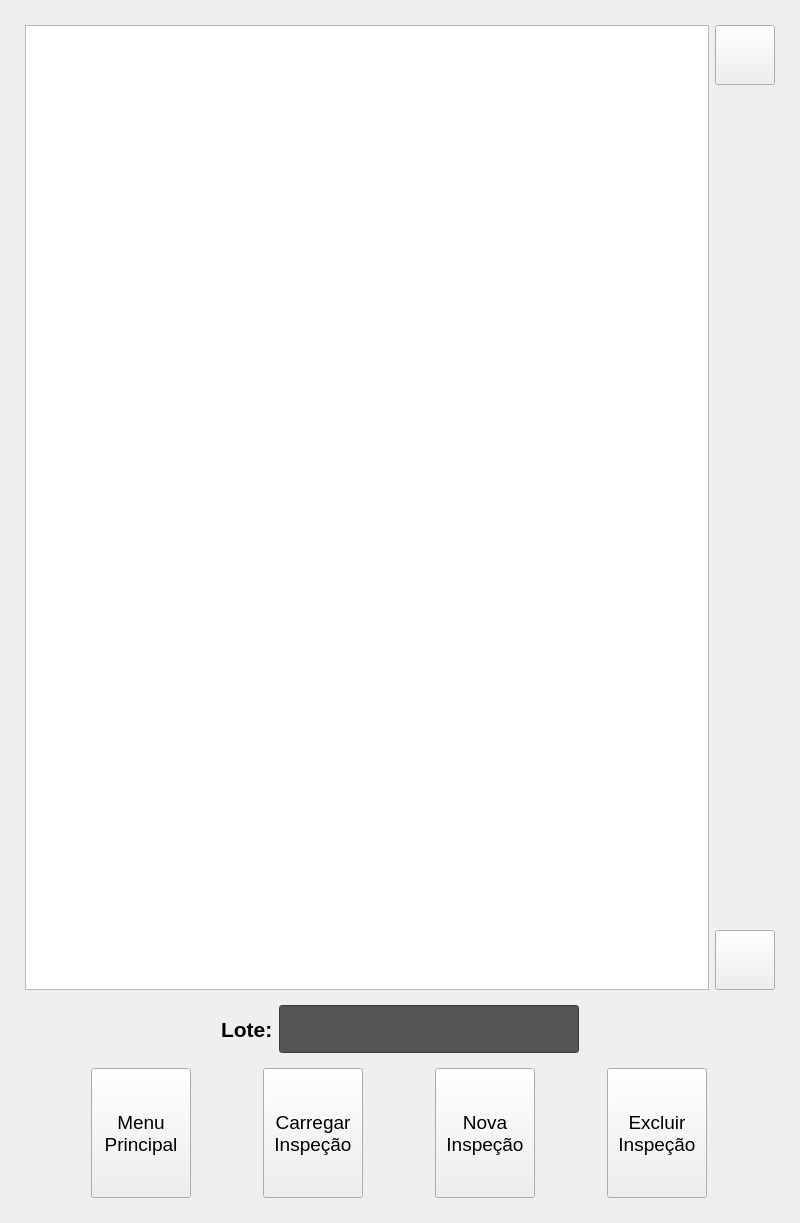
<?xml version="1.0" encoding="UTF-8"?>
<ui version="4.0">
 <class>FormProductsV</class>
 <widget class="QWidget" name="FormProductsV">
  <property name="geometry">
   <rect>
    <x>0</x>
    <y>0</y>
    <width>800</width>
    <height>1223</height>
   </rect>
  </property>
  <property name="windowTitle">
   <string>Form</string>
  </property>
  <layout class="QVBoxLayout" name="verticalLayout_2">
   <property name="leftMargin">
    <number>25</number>
   </property>
   <property name="topMargin">
    <number>25</number>
   </property>
   <property name="rightMargin">
    <number>25</number>
   </property>
   <property name="bottomMargin">
    <number>25</number>
   </property>
   <item>
    <layout class="QHBoxLayout" name="horizontalLayout_2">
     <item>
      <widget class="QListWidget" name="listWidget">
       <property name="font">
        <font>
         <pointsize>28</pointsize>
        </font>
       </property>
       <property name="verticalScrollBarPolicy">
        <enum>Qt::ScrollBarAlwaysOff</enum>
       </property>
       <property name="horizontalScrollBarPolicy">
        <enum>Qt::ScrollBarAlwaysOff</enum>
       </property>
       <property name="spacing">
        <number>16</number>
       </property>
      </widget>
     </item>
     <item>
      <layout class="QVBoxLayout" name="verticalLayout">
       <item>
        <widget class="ButtonBeR" name="btn_up">
         <property name="minimumSize">
          <size>
           <width>60</width>
           <height>60</height>
          </size>
         </property>
         <property name="maximumSize">
          <size>
           <width>60</width>
           <height>60</height>
          </size>
         </property>
         <property name="focusPolicy">
          <enum>Qt::NoFocus</enum>
         </property>
         <property name="text">
          <string/>
         </property>
         <property name="icon">
          <iconset resource="../res/icons.qrc">
           <normaloff>:/icons/arrow-3-up_0.png</normaloff>:/icons/arrow-3-up_0.png</iconset>
         </property>
         <property name="iconSize">
          <size>
           <width>16</width>
           <height>16</height>
          </size>
         </property>
         <property name="bgIcon">
          <iconset resource="../res/icons.qrc">
           <normaloff>:/icons/bt-blank.png</normaloff>
           <normalon>:/icons/bt-blank_pressed.png</normalon>:/icons/bt-blank.png</iconset>
         </property>
         <property name="bgIconSize">
          <size>
           <width>60</width>
           <height>60</height>
          </size>
         </property>
        </widget>
       </item>
       <item>
        <spacer name="verticalSpacer">
         <property name="orientation">
          <enum>Qt::Vertical</enum>
         </property>
         <property name="sizeHint" stdset="0">
          <size>
           <width>20</width>
           <height>40</height>
          </size>
         </property>
        </spacer>
       </item>
       <item>
        <widget class="ButtonBeR" name="btn_down">
         <property name="minimumSize">
          <size>
           <width>60</width>
           <height>60</height>
          </size>
         </property>
         <property name="maximumSize">
          <size>
           <width>60</width>
           <height>60</height>
          </size>
         </property>
         <property name="focusPolicy">
          <enum>Qt::NoFocus</enum>
         </property>
         <property name="text">
          <string/>
         </property>
         <property name="icon">
          <iconset resource="../res/icons.qrc">
           <normaloff>:/icons/arrow-3-down_0.png</normaloff>:/icons/arrow-3-down_0.png</iconset>
         </property>
         <property name="iconSize">
          <size>
           <width>16</width>
           <height>16</height>
          </size>
         </property>
         <property name="bgIcon">
          <iconset resource="../res/icons.qrc">
           <normaloff>:/icons/bt-blank.png</normaloff>
           <normalon>:/icons/bt-blank_pressed.png</normalon>:/icons/bt-blank.png</iconset>
         </property>
         <property name="bgIconSize">
          <size>
           <width>60</width>
           <height>60</height>
          </size>
         </property>
        </widget>
       </item>
      </layout>
     </item>
    </layout>
   </item>
   <item>
    <widget class="QFrame" name="frm_batch">
     <property name="frameShape">
      <enum>QFrame::NoFrame</enum>
     </property>
     <property name="frameShadow">
      <enum>QFrame::Raised</enum>
     </property>
     <layout class="QHBoxLayout" name="horizontalLayout_3">
      <item>
       <spacer name="horizontalSpacer">
        <property name="orientation">
         <enum>Qt::Horizontal</enum>
        </property>
        <property name="sizeHint" stdset="0">
         <size>
          <width>40</width>
          <height>20</height>
         </size>
        </property>
       </spacer>
      </item>
      <item>
       <widget class="QLabel" name="label">
        <property name="font">
         <font>
          <pointsize>16</pointsize>
          <weight>75</weight>
          <bold>true</bold>
         </font>
        </property>
        <property name="text">
         <string>Lote:</string>
        </property>
       </widget>
      </item>
      <item>
       <widget class="QLineEdit" name="le_batch">
        <property name="enabled">
         <bool>false</bool>
        </property>
        <property name="minimumSize">
         <size>
          <width>300</width>
          <height>48</height>
         </size>
        </property>
        <property name="maximumSize">
         <size>
          <width>150</width>
          <height>16777215</height>
         </size>
        </property>
        <property name="font">
         <font>
          <pointsize>15</pointsize>
         </font>
        </property>
        <property name="styleSheet">
         <string notr="true">background-color: rgb(85, 85, 85);
color: rgb(255, 255, 255);</string>
        </property>
        <property name="text">
         <string/>
        </property>
        <property name="maxLength">
         <number>16</number>
        </property>
        <property name="alignment">
         <set>Qt::AlignCenter</set>
        </property>
        <property name="readOnly">
         <bool>true</bool>
        </property>
       </widget>
      </item>
      <item>
       <spacer name="horizontalSpacer_2">
        <property name="orientation">
         <enum>Qt::Horizontal</enum>
        </property>
        <property name="sizeHint" stdset="0">
         <size>
          <width>40</width>
          <height>20</height>
         </size>
        </property>
       </spacer>
      </item>
     </layout>
    </widget>
   </item>
   <item>
    <layout class="QHBoxLayout" name="horizontalLayout">
     <item>
      <widget class="ButtonBeR" name="btn_menu">
       <property name="minimumSize">
        <size>
         <width>100</width>
         <height>130</height>
        </size>
       </property>
       <property name="maximumSize">
        <size>
         <width>100</width>
         <height>130</height>
        </size>
       </property>
       <property name="font">
        <font>
         <pointsize>14</pointsize>
        </font>
       </property>
       <property name="focusPolicy">
        <enum>Qt::NoFocus</enum>
       </property>
       <property name="text">
        <string>Menu
Principal</string>
       </property>
       <property name="iconSize">
        <size>
         <width>80</width>
         <height>80</height>
        </size>
       </property>
       <property name="bgIcon">
        <iconset resource="../res/icons.qrc">
         <normaloff>:/icons/bt-blank.png</normaloff>
         <normalon>:/icons/bt-blank_pressed.png</normalon>:/icons/bt-blank.png</iconset>
       </property>
       <property name="bgIconSize">
        <size>
         <width>80</width>
         <height>80</height>
        </size>
       </property>
      </widget>
     </item>
     <item>
      <widget class="ButtonBeR" name="btn_load">
       <property name="minimumSize">
        <size>
         <width>100</width>
         <height>130</height>
        </size>
       </property>
       <property name="maximumSize">
        <size>
         <width>100</width>
         <height>130</height>
        </size>
       </property>
       <property name="font">
        <font>
         <pointsize>14</pointsize>
        </font>
       </property>
       <property name="focusPolicy">
        <enum>Qt::NoFocus</enum>
       </property>
       <property name="text">
        <string>Carregar
Inspeção</string>
       </property>
       <property name="iconSize">
        <size>
         <width>80</width>
         <height>80</height>
        </size>
       </property>
       <property name="bgIcon">
        <iconset resource="../res/icons.qrc">
         <normaloff>:/icons/bt-blank.png</normaloff>
         <normalon>:/icons/bt-blank_pressed.png</normalon>:/icons/bt-blank.png</iconset>
       </property>
       <property name="bgIconSize">
        <size>
         <width>80</width>
         <height>80</height>
        </size>
       </property>
      </widget>
     </item>
     <item>
      <widget class="ButtonBeR" name="btn_new">
       <property name="minimumSize">
        <size>
         <width>100</width>
         <height>130</height>
        </size>
       </property>
       <property name="maximumSize">
        <size>
         <width>100</width>
         <height>130</height>
        </size>
       </property>
       <property name="font">
        <font>
         <pointsize>14</pointsize>
        </font>
       </property>
       <property name="focusPolicy">
        <enum>Qt::NoFocus</enum>
       </property>
       <property name="text">
        <string>Nova
Inspeção</string>
       </property>
       <property name="iconSize">
        <size>
         <width>80</width>
         <height>80</height>
        </size>
       </property>
       <property name="bgIcon">
        <iconset resource="../res/icons.qrc">
         <normaloff>:/icons/bt-blank.png</normaloff>
         <normalon>:/icons/bt-blank_pressed.png</normalon>:/icons/bt-blank.png</iconset>
       </property>
       <property name="bgIconSize">
        <size>
         <width>80</width>
         <height>80</height>
        </size>
       </property>
      </widget>
     </item>
     <item>
      <widget class="ButtonBeR" name="btn_delete">
       <property name="minimumSize">
        <size>
         <width>100</width>
         <height>130</height>
        </size>
       </property>
       <property name="maximumSize">
        <size>
         <width>100</width>
         <height>130</height>
        </size>
       </property>
       <property name="font">
        <font>
         <pointsize>14</pointsize>
        </font>
       </property>
       <property name="focusPolicy">
        <enum>Qt::NoFocus</enum>
       </property>
       <property name="text">
        <string>Excluir
Inspeção</string>
       </property>
       <property name="iconSize">
        <size>
         <width>80</width>
         <height>80</height>
        </size>
       </property>
       <property name="bgIcon">
        <iconset resource="../res/icons.qrc">
         <normaloff>:/icons/bt-blank.png</normaloff>
         <normalon>:/icons/bt-blank_pressed.png</normalon>:/icons/bt-blank.png</iconset>
       </property>
       <property name="bgIconSize">
        <size>
         <width>80</width>
         <height>80</height>
        </size>
       </property>
      </widget>
     </item>
    </layout>
   </item>
  </layout>
 </widget>
 <customwidgets>
  <customwidget>
   <class>ButtonBeR</class>
   <extends>QPushButton</extends>
   <header>buttonber.h</header>
  </customwidget>
 </customwidgets>
 <resources>
  <include location="../res/icons.qrc"/>
 </resources>
 <connections/>
</ui>
